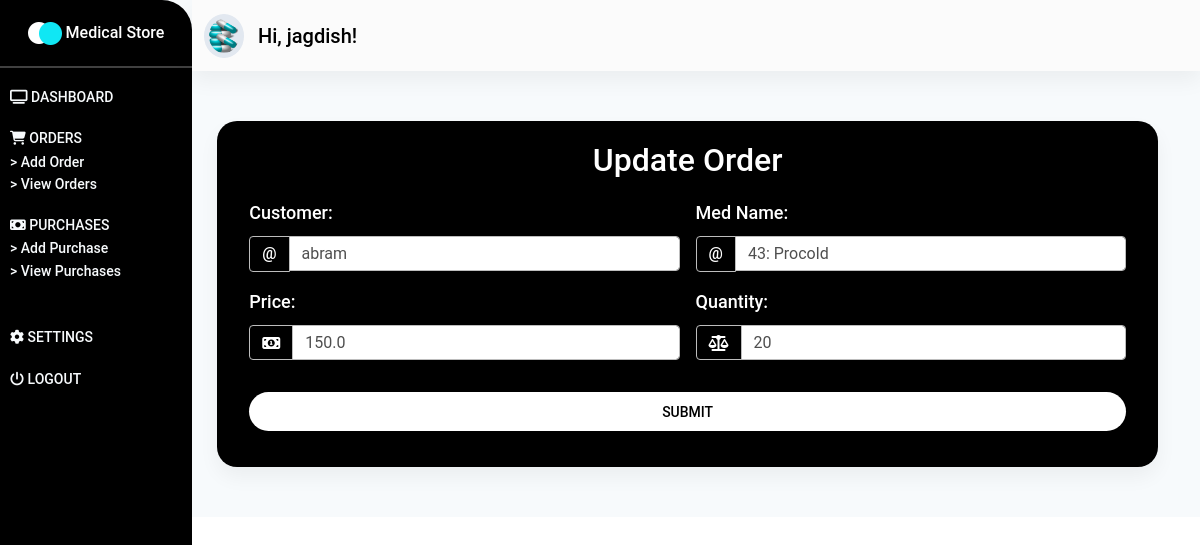
/customer/orders/update/1/ (signed in), run on the app's committed database.
### customer/models.py (models this page shows, shortened)
class Order(models.Model):
    customer = models.ForeignKey(User, on_delete=models.CASCADE)
    med_name = models.ForeignKey(Medicine, on_delete=models.CASCADE)
    price = models.FloatField()
    timestamp = models.DateTimeField(auto_now_add=True)
    quantity = models.IntegerField()

### store/models.py (models this page shows, shortened)
class Medicine(models.Model):
    med_code = models.IntegerField()
    med_name = models.CharField(max_length=50)
    dealer_name = models.ForeignKey(Dealer, on_delete=models.CASCADE)
    price = models.FloatField()
    stock = models.IntegerField()
    description = models.TextField()
    def __str__(self):
        return f"{self.med_code}: {self.med_name}"

### customer/views.py (the view, shortened to what this page needs)
# urls.py: path('orders/update/<int:pk>/', update_order_page, name="update-order"),
@login_required(login_url="/login/customer/")
def update_order_page(request, pk):
    order = Order.objects.get(id=pk)
    form = AddOrderForm(instance=order)
    context = {
        "form": form
    }
    return render(request, "store/customer/update-order.html", context)

### store/templates/store/customer/update-order.html (shortened to what this page needs)
{% extends 'store/base.html' %}
{% load static %}
{% block content %}
    <section id="dashboard_section" class="dashboard_section">
        {% include "store/_dashboard-customer.html" %}
        <div class="container-fluid">
            <div class="add_dealer">
                <div class="purchase__card card">
                    <p class="h2">
                        Update Order
                    </p>
                    <div class="add__dealer__form">
                        <div class="container">
                            <form class="row g-3 needs-validation" method="POST">
                                <div class="col-md-6">
                                    <label for="validationCustomCustomerName" class="form-label">
                                        Customer:
                                    </label>
                                    <div class="input-group">
                                        <span class="input-group-text" id="inputGroupPrepend">@</span>
                                        {{ form.customer }}
                                    </div>
                                </div>
                                <div class="col-md-6">
                                    <label for="validationCustomMedName" class="form-label">
                                        Med Name:
                                    </label>
                                    <div class="input-group">
                                        <span class="input-group-text" id="inputGroupPrepend">@</span>
                                        {{ form.med_name }}
                                    </div>
                                </div>
                                <div class="col-md-6">
                                    <label for="validationPrice" class="form-label">
                                        Price:
                                    </label>
                                    <div class="input-group">
                                        <span class="input-group-text" id="inputGroupPrepend">
                                            <i class="fa fa-money" aria-hidden="true"></i>
                                        </span>
                                        {{ form.price }}
                                    </div>
                                </div>
                                <div class="col-md-6">
                                    <label for="validationQuantity" class="form-label">
                                        Quantity:
                                    </label>
                                    <div class="input-group">
                                        <span class="input-group-text" id="inputGroupPrepend">
                                            <i class="fa fa-balance-scale" aria-hidden="true"></i>
                                        </span>
                                        {{ form.quantity }}
                                    </div>
                                </div>
                                <div class="col-12 pt-3">
                                    <div class="col-12 pb-3">
                                        <button class="btn btn-block login-button" type="submit">
                                            Submit
                                        </button>
                                    </div>
                                </div>
                            </form>
                        </div>
                    </div>
                </div>
            </div>
        </div>
    </section>
{% endblock content %}

### store/templates/store/_dashboard-customer.html (shortened to what this page needs)
{% load static %}
<div class="dashboard_header" id="sidebarToggleButton">
    <div class="dasboard_sidebar">
        <nav class="sidenav_bar sidenav-d-none" id="sideNavBar">
            <div class="dashboard_logo">
                <div class="logo_flex">
                    <img src="{% static 'images/logo.png' %}" alt="" class="img-responsive">
                    <span class="text">
                        Medical Store
                    </span>
                </div>
            </div>
            <hr class="hr_sidenav">
            <div class="sidebar_main">
                <ul class="sidebar">
                    <li class="sidebar_item">
                        <a href="{% url 'store:dashboard-admin' %}" class="item_link">
                            <i class="fa fa-television" aria-hidden="true"></i>
                            <span class="item_text sidebar_active">
                                Dashboard
                            </span>
                        </a>
                    </li>
                    <li class="sidebar_item">
                        <a class="item_link" id="dealerID">
                            <i class="fa fa-shopping-cart" aria-hidden="true"></i>
                            <span class="item_text">
                                Orders
                            </span>
                        </a>
                        <div class="dealer__items" id="dealerItems">
                            <a href="{% url "customer:add-order" %}" class="dealer__item">
                                > Add Order
                            </a>
                            <a href="{% url "customer:view-orders" %}" class="dealer__item">
                                > View Orders
                            </a>
                        </div>
                    </li>
                    <li class="sidebar_item" id="purchaseID">
                        <a class="item_link">
                            <i class="fas fa-money-bill    "></i>
                            <span class="item_text">
                                Purchases
                            </span>
                        </a>
                        <div class="purchase__items" id="purchaseItems">
                            <a href="{% url 'customer:add-purchase' %}" class="dealer__item">
                                > Add Purchase
                            </a>
                            <a href="{% url 'customer:view-purchases' %}" class="dealer__item">
                                > View Purchases
                            </a>
                        </div>
                    </li>
                </ul>
            </div>
            <div class="sidebar_meta">
                <ul class="sidebar">
                    <li class="sidebar_item">
                        <a href="{% url 'store:settings' %}" class="item_link">
                            <i class="fa fa-gear" aria-hidden="true"></i>
                            <span class="item_text">
                                Settings
                            </span>
                        </a>
                    </li>
                    <li class="sidebar_item">
                        <a href="{% url 'store:confirm-logout' %}" class="item_link">
                            <i class="fa fa-power-off" aria-hidden="true"></i>
                            <span class="item_text">
                                Logout
                            </span>
                        </a>
                    </li>
                </ul>
            </div>
        </nav>
    </div>
    <div class="dashboard_navbar" id=mainNavBar>
        <nav class="navbar navbar-expand-sm navbar-light bg-light sticky-top">
            <div class="container-fluid">
                <a class="navbar-brand nav_image" href="#">
                    <img src="{% static 'images/medicine.png' %}" alt="" class="img-responsive">
                    <span class="nav_span">
                        Hi, {{ request.user.username }}!
                    </span>
                </a>
            </div>
        </nav>
    </div>
</div>

### store/static/css/styles.css (style rules this page uses)
* { margin: 0%; padding: 0%; box-sizing: border-box; }
label.form-label { color: #fff !important; font-size: 18px; font-weight: 550; }
span.input-group-text { color: #fff !important; font-weight: 550; }
button.login-button { background-color: #fff; border-radius: 20px; font-size: 14px; font-weight: 550; color: #000 !important; }
a.nav_image img { width: 40px; background-color: #e2e8f0; padding: 5px; color: #000 !important; border-radius: 50%; }
span.nav_span { font-weight: 550; color: #000; margin-left: 10px; }
span.sidebar_active { font-weight: 550; }
div.dashboard_navbar { margin-left: 12rem; }
nav.sidenav_bar { width: 12rem; height: 100%; padding-bottom: 50px; position: fixed; background: #000; border-radius: 0px 30px 30px 0px; }
div.dashboard_logo { margin-top: 20px; margin-bottom: 20px; text-align: center; }
div.dashboard_logo span.text { color: #fff !important; font-weight: 550; }
hr.hr_sidenav { background-color: #fff; height: 2px; }
ul.sidebar { list-style: none; padding: 0; margin: 0; display: flex; flex-direction: column; align-items: flex-start; margin-left: 10px; }
li.sidebar_item { margin-bottom: 1rem; }
li.sidebar_item a { color: #f7fafc; font-size: 14px; font-weight: 500; }
li.sidebar_item span.item_text { text-transform: uppercase; }
div.dealer__items, div.medicine__items, div.employee__items, div.customer__items, div.purchase__items { display: flex; flex-direction: column; }
a.dealer__item { color: #f7fafc; font-size: 14px; }
div.sidebar_meta { margin-top: 26px; }
section.dashboard_section { --bg-opacity: 1; background-color: #f7fafc; background-size: contain; }
div.add_dealer { margin-top: 50px; padding-bottom: 50px; }
div.dealer__card, div.medicine__card, div.employee__card, div.customer__card, div.purchase__card, div.confirm__card { padding: 20px; background-color: #000; width: 80%; margin: auto; margin-right: 30px; border-radius: 20px; }
div.dealer__card p.h2, div.medicine__card p.h2, div.employee__card p.h2, div.customer__card p.h2, div.purchase__card p.h2, div.confirm__card p.h2 { text-align: center; color: #fff; margin-bottom: 20px; font-weight: 550; }

### data on the page
Order: customer "abram", price "150.0", quantity "20"
Medicine: med_name "43: Procold"

### other printed values
{{ request.user.username }} "jagdish"
